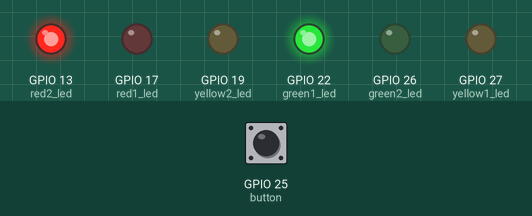
Simulated run of this program. Board: Raspberry Pi (BCM pin numbers). Parts: output pins drawn as LEDs (lit = HIGH). The test bench sets the inputs (shaded band); at power-on: GPIO 25 (button) HIGH. What the program prints to the terminal is not drawn.

Above: at 0.1 s.
Timing chart, 0 to 1.6 s (numbered marks = the images above):
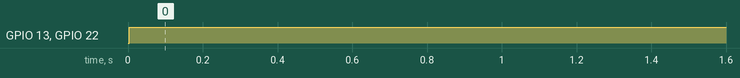

The program:

two-trafficlights-plus-switch2.py
```python
#!/usr/bin/python3

import gpiozero, time, threading

red1_led    = gpiozero.LED(17)
yellow1_led = gpiozero.LED(27)
green1_led  = gpiozero.LED(22)

red2_led    = gpiozero.LED(13)
yellow2_led = gpiozero.LED(19)
green2_led  = gpiozero.LED(26)

print("Two stoplights with car sensor")
print("Ctrl C to quit")

mintime = 10 # seconds
greentime = 3 # seconds
yellowtime = 1 # second

event = threading.Event()

def onbuttonpress():
        event.set()

button = gpiozero.Button(25)
button.when_pressed = onbuttonpress

# everything starts in off state
while True:
    # G    R    3 sec
    green1_led.on()
    red2_led.on()
    time.sleep(mintime)
    if not event.is_set():
        event.wait()

    # Y    R    1 sec
    green1_led.off()
    yellow1_led.on()
    time.sleep(yellowtime)

    # R    G    3 sec
    yellow1_led.off()
    red1_led.on()
    red2_led.off()
    green2_led.on()
    time.sleep(greentime)

    # R    Y    1 sec
    green2_led.off()
    yellow2_led.on()
    time.sleep(yellowtime)

    # all off before restarting
    red1_led.off()
    yellow2_led.off()
    event.clear()
```

Measured:
- by itself, GPIO 13 (red2_led), GPIO 22 (green1_led): LOW → HIGH at 0.00 s
